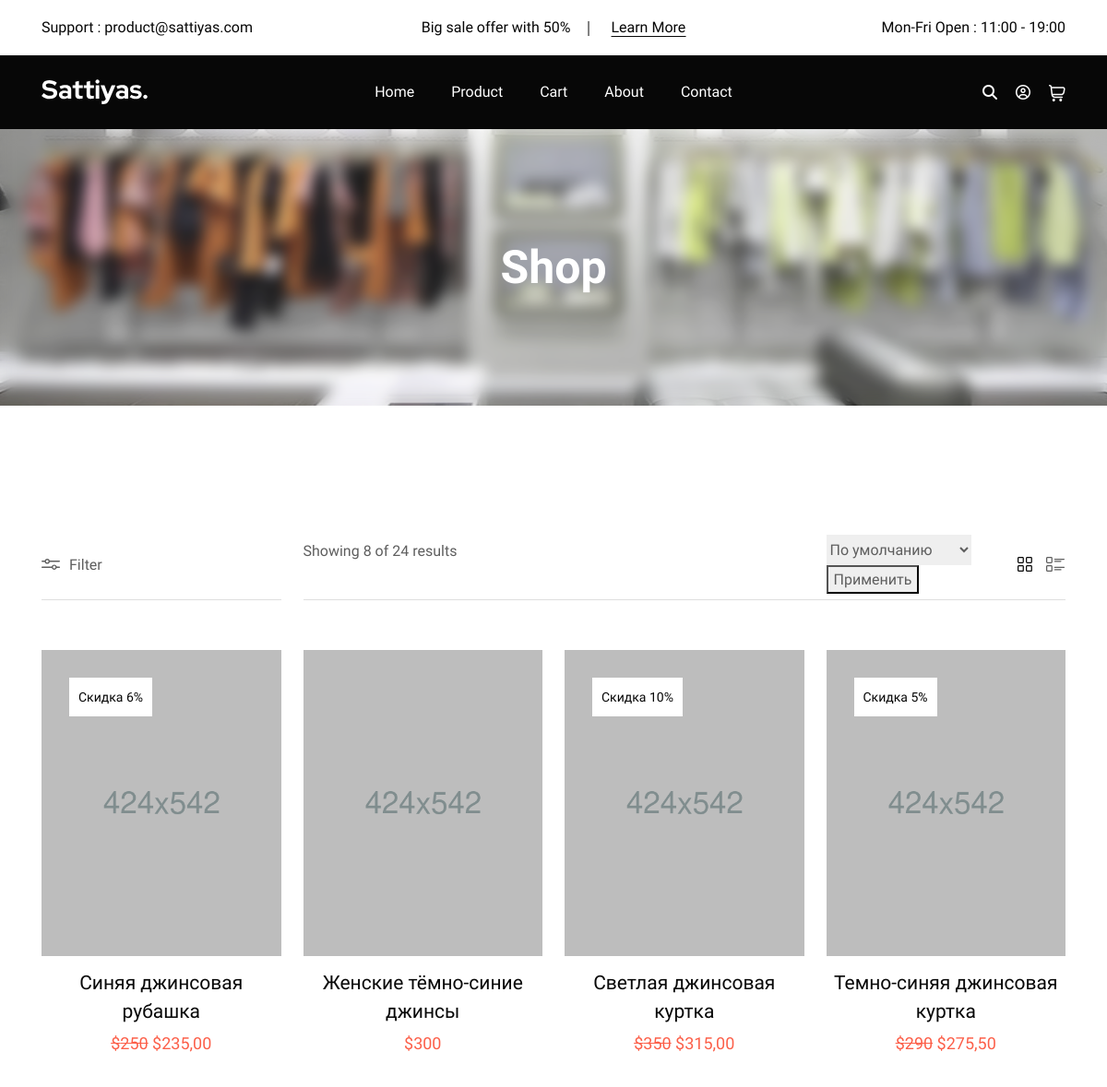
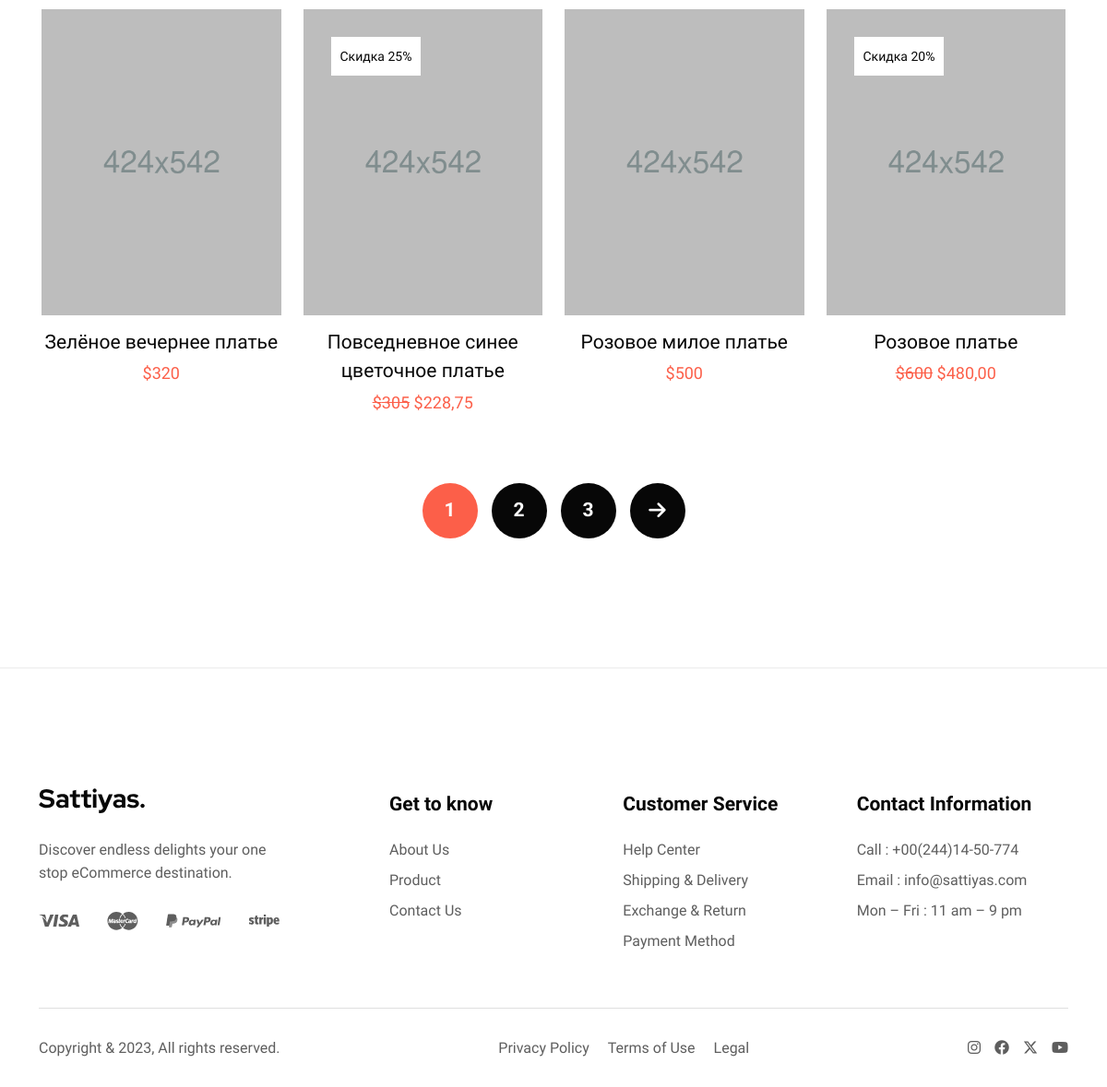
Page /catalog/ on the committed database (2 pictures, top to bottom).
### goods/models.py (models this page shows, shortened)
class Products(models.Model):
    name = models.CharField(max_length=150, unique=True, verbose_name='Название')
    slug = models.SlugField(max_length=200, unique=True, blank=True, null=True, verbose_name='URL')
    description = models.TextField(blank=True, null=True, verbose_name='Описание')
    image = models.ImageField(upload_to='goods_images', blank=True, null=True, verbose_name='Изображение')
    price = models.DecimalField(default=0, max_digits=7, decimal_places=0, verbose_name='Цена')
    discount = models.DecimalField(default=0, max_digits=4, decimal_places=0, verbose_name='Скидка в %')
    quantity = models.PositiveBigIntegerField(default=0, verbose_name='Количество')
    people_category = models.ForeignKey(to=People_categorys, blank=True, null=True, on_delete=models.CASCADE, verbose_name='Пол')
    category = models.ForeignKey(to=Categories, on_delete=models.CASCADE, verbose_name='Категория')
    sizе = models.CharField(max_length=150, blank=True, null=True, verbose_name='Размер')
    brand = models.CharField(max_length=150, blank=True, null=True, verbose_name='Бренд')
    rating = models.CharField(max_length=150, blank=True, null=True, verbose_name='Рейтинг')
    featured_item = models.BooleanField(blank=True, null=True, verbose_name='Рекомендовано')
    new_item = models.BooleanField(blank=True, null=True, verbose_name='Новинка')
    top_item = models.BooleanField(blank=True, null=True, verbose_name='Лучшее')
    class Meta:
        db_table = 'product'
        verbose_name = 'продукт'
        verbose_name_plural = 'продукты'
        ordering = ("id",)
    def sell_price(self):
        if self.discount:
            return round(self.price - self.price * self.discount / 100, 2)
        return self.price

### goods/views.py (the view, shortened to what this page needs)
# urls.py: path('catalog/', include('goods.urls', namespace='catalog')),
def catalog(request):
    page = request.GET.get('page', 1)
    size = request.GET.get('size', None)
    brand =  request.GET.get('brand', None)
    x = 3
    people_status = False
    people_list = []
    while x != 0:
        people_list.append(request.GET.get('people' + str(x), None))
        x -= 1
    if 'Женское' in people_list or 'Мужское' in people_list or 'Детское' in people_list:
        people_status = True
    else:
        people_status = False
    x = 7
    clothes_status = False
    clothes_list = []
    while x != 0:
        clothes_list.append(request.GET.get('clothes' + str(x), None))
        x -= 1
    if 'Платья' in clothes_list or 'Топы' in clothes_list or 'Джинсы' in clothes_list or 'Футболки' in clothes_list or 'Костюмы' in clothes_list or 'Рубашки' in clothes_list or 'Штаны' in clothes_list:
        clothes_status = True
    else:
        clothes_status = False
    print(clothes_list)
    print(clothes_status)
    x = 5
    rating_status = False
    rating_list = []
    while x != 0:
        rating_list.append(request.GET.get('rating' + str(x), None))
        x -= 1
    if '1' in rating_list or '2' in rating_list or '3' in rating_list or '4' in rating_list or '5' in rating_list:
        rating_status = True
    else:
        rating_status = False
    order_by = request.GET.get('order_by', None)
    goods = Products.objects.all()
    if size and size != "Default":
        goods = goods.filter(sizе__exact=size)
    if brand and brand != "Default":
        goods = goods.filter(brand__exact=brand)
    if people_status:
            goods = goods.filter(people_category__name__exact=people_list[2]) | goods.filter(people_category__name__exact=people_list[1]) | goods.filter(people_category__name__exact=people_list[0])
    if rating_status:
        goods = goods.filter(rating__exact=rating_list[4]) | goods.filter(rating__exact=rating_list[3]) | goods.filter(rating__exact=rating_list[2]) | goods.filter(rating__exact=rating_list[1]) | goods.filter(rating__exact=rating_list[0])
    if order_by and order_by != "default":
        goods = goods.order_by(order_by)
    paginator = Paginator(goods, 8)
    current_page = paginator.page(int(page))
    goods_count = len(goods)
    goods_status = True
    goods_all_count = 8
    if goods_count < goods_all_count:
        goods_all_count = goods_count
        goods_status = False
    context = {
        "goods":current_page,
        "goods_count":goods_count,
        "goods_all_count":goods_all_count,
        "goods_status": goods_status,
    }
    return render(request, 'goods/catalog.html', context)

### goods/templatetags/goods_tags.py (called while the page is built)
@register.simple_tag(takes_context=True)
def change_params(context, **kwards):
    query = context['request'].GET.dict()
    query.update(kwards)
    return urlencode(query)

### goods/templates/goods/catalog.html (shortened to what this page needs)
{% extends "main/base.html" %}
{% load static %}
{% load goods_tags %}
{% block content_one %}
  <section class="cs_page_heading text-center position-relative cs_bg_filed" data-src="{% static "assets/img/shop_bg.jpg" %}">
    <div class="cs_hero_overlay position-absolute"></div>
    <div class="container position-relative">
      <h2 class="cs_fs_50 cs_bold cs_white_color mb-0">Shop</h2>
    </div>
  </section>
  <section>
    <div class="cs_height_140 cs_height_lg_80"></div>
    <div class="container-fluid">
      <div class="cs_filter_sort">
        <div class="cs_filter_sidebar_heading cs_medium">
          <div class="cs_filter_sidebar_heading_in cs_filter_btn">
            <span>Filter</span>
          </div>
        </div>
        <div class="cs_sort_section">
          <div class="cs_sort_number">
            <p class="cs_medium mb-0">Showing {{goods_all_count}} of {{goods_count}} results</p>
          </div>
          <form action="{% url "goods:index" %}" method="get" class="cs_sort_wrap">
            <div class="cs_sort">
              <select name="order_by">
                <option value="default" {% if request.GET.order_by == 'default' %}selected{% endif %}>По умолчанию</option>
              </select>
              <button type="submit"> Применить </button>
            </div>
            <div class="cs_view">
              <span class="cs_viev_icon cs_grid_btn active">
              </span>
              <span class="cs_viev_icon cs_list_btn">
              </span>
            </div>
          </form>
        </div>
      </div>
      <div class="cs_product_grid cs_product_grid_4 cs_grid_view">
        {% for product in goods %}
          <div class="cs_product_col">
            <div class="cs_product cs_style_1">
              <div class="cs_product_thumb position-relative">
                {% if product.image %}
                  <img src="{{product.image.url}}" alt="Product Image" class="w-100">
                {% else %}
                  {% static "assets/img/Image_not_found.png" %}
                {% endif %}
                {% if  product.discount %}
                  <div class="cs_discount_badge cs_white_bg cs_fs_14 cs_primary_color position-absolute">Скидка {{product.discount}}%</div>
                {% endif %}
              </div>
              <div class="cs_product_info text-center">
                <h3 class="cs_product_title cs_fs_21 cs_medium">
                  <a href="{% url "catalog:product" product.slug %}">{{product.name}}</a>
                </h3>
                {% if product.discount %}
                  <p class="cs_product_price cs_fs_18 cs_accent_color mb-0 cs_medium"><s>${{product.price}}</s> ${{product.sell_price}} </p>
                {% else %}
                <p class="cs_product_price cs_fs_18 cs_accent_color mb-0 cs_medium">${{product.price}}</p>
                {% endif %}
              </div>
            </div>
          </div>
        {% endfor %}
      </div>
      {% if goods_status %}
        <div class="cs_height_75 cs_height_lg_50"></div>
        <ul class="cs_pagination cs_fs_21 cs_semibold cs_mp0">
        {% for page in goods.paginator.page_range  %}
          {% if page >= goods.number|add:-2 and page <= goods.number|add:2 %}
            <li class="cs_page_item {% if goods.number == page %} active {% endif %}"  >
              <a class="cs_page_link" href="?{% change_params page=page %}">{{ page }}</a>
            </li>
          {% endif %}
        {% endfor %}
        {% if goods.has_next %}
          <li class="cs_page_item  ">
            <a class="cs_page_link" href="{% if goods.has_next %}?{% change_params page=goods.next_page_number %}{% else %}
             #
            {% endif %}"><i class="fa-solid fa-arrow-right"></i></a>
          </li>
        {% endif %}
      {% endif %}
    </div>
    <div class="cs_height_140 cs_height_lg_80"></div>
    <hr>
  </section>
{% endblock  %}

### rows in the picture
Products: image (picture), discount "6", name "Синяя джинсовая рубашка", price "250", sell_price "235,00"
Products: image (picture), name "Женские тёмно-синие джинсы", price "300"
Products: image (picture), discount "10", name "Светлая джинсовая куртка", price "350", sell_price "315,00"
Products: image (picture), discount "5", name "Темно-синяя джинсовая куртка", price "290", sell_price "275,50"
Products: image (picture), name "Зелёное вечернее платье", price "320"
Products: image (picture), discount "25", name "Повседневное синее цветочное платье", price "305", sell_price "228,75"
Products: image (picture), name "Розовое милое платье", price "500"
Products: image (picture), discount "20", name "Розовое платье", price "600", sell_price "480,00"

### other values in the picture
{{ goods_all_count }} "8"
{{ goods_count }} "24"
{{ page }} "1" "2" "3"
